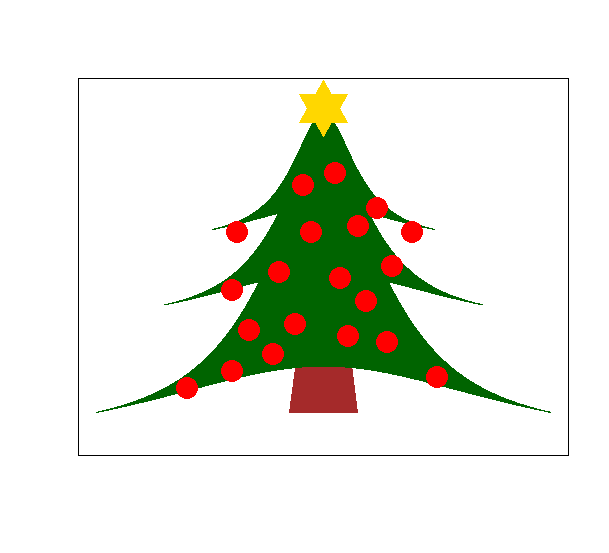

Source code (R):
library(ggplot2)

c_density <- function(x, lambda = 1) {
  1 / ((1 + (x / lambda) ** 2) * lambda * pi)
}

add_to_tree <- function(plot, x, y) {
  plot + polygon(all_x, all_y, col = "darkgreen", border = "darkgreen")
}


##### bazowy wykres
plot(c(-2, 2), c(0, 0.6), col = "white",type="n",xlab="",ylab="",xaxt="n",yaxt="n") -> plot

n <- 10000

##### pień

all_x <- c(-0.3, 0.3, 0.2, -0.2)
all_y <- c(0.05, 0.05, 0.2, 0.2)

plot + polygon(all_x, all_y, col = "brown", border = "brown") -> plot


##### dolny człon
x <- seq(from = -2, to = 2, length.out = n)
y <- c_density(x, 0.7)
y_bottom <- c_density(x, 2) - 0.03

all_x <- c(x, rev(x))
all_y <- c(y, rev(y_bottom))

plot <- add_to_tree(plot, all_x, all_y)


##### środkowy człon
# skalowanie
all_x <- all_x * 0.7
all_y <- all_y * 0.7 + 0.2

plot <- add_to_tree(plot, all_x, all_y)

##### górny człon
# skalowanie
all_x <- all_x * 0.7
all_y <- all_y * 0.7 + 0.2

plot <- add_to_tree(plot, all_x, all_y)


##### gwiazda
points(x = 0, y = max(all_y) + 0.01, pch = 24, col = "gold", bg = "gold", cex = 5)
points(x = 0, y = max(all_y) + 0.01, pch = 25, col = "gold", bg = "gold", cex = 5)


##### bombki
x <- c(-1.2, -0.8, -0.8, -0.76, -0.65, -0.44, -0.39, -0.25, -0.18, -0.11,
       0.1, 0.15, 0.22, 0.31, 0.38, 0.47, 0.56, 0.61, 0.78, 1)
y <- c(0.09, 0.12, 0.26, 0.36, 0.19, 0.15, 0.29, 0.2, 0.44, 0.36,
       0.46, 0.28, 0.18, 0.37, 0.24, 0.4, 0.17, 0.3, 0.36, 0.11)

points(x = x, y = y, pch = 21, col = "red", bg = "red", cex = 3)
